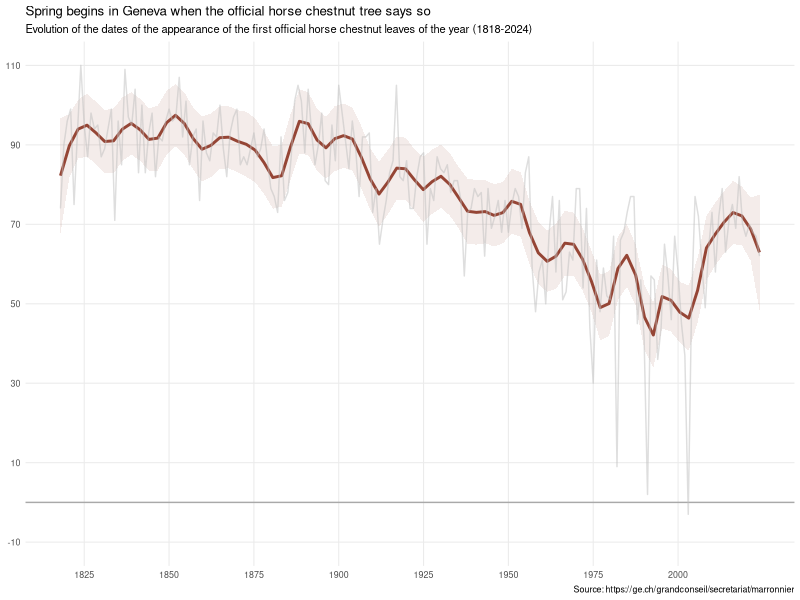
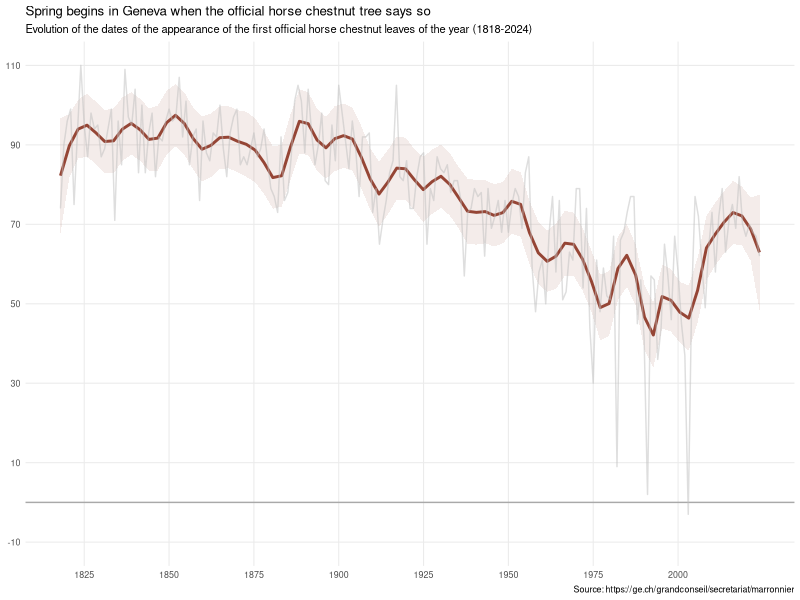

Write the R code that produced these figures, in order.
# 01-marronnier.R ----

## load packages ---
library(tidyverse)

## load data ----
# Source: https://www.swissinfo.ch/eng/swiss-oddities/spring-begins-in-geneva-when-the-horse-chestnut-tree-blossoms/88756963
marronnier <- readr::read_csv(file = "raw_marronnier.csv") |> 
  select(year, date) |> 
  mutate(date = lubridate::dmy(paste0(stringr::str_sub(date, 1, 6), year))) |> 
  mutate(first_of_jan = as.Date(paste0(year, "-01-01"))) |> 
  mutate(doy = as.numeric(date - first_of_jan)) |> 
  select(-first_of_jan)

# Fix year for the extraordinarily hot summer of 2003
marronnier[marronnier$date == as.Date("2002-12-29"), ]$year <- 2003
marronnier[marronnier$date == as.Date("2002-12-29"), ]$doy <- marronnier[marronnier$date == as.Date("2002-12-29"), ]$doy - 365

write_csv(x = marronnier, file = "clean_marronnier.csv")

## plot ----
marronnier_caption <- "Source: https://ge.ch/grandconseil/secretariat/marronnier"

p1 <- ggplot(data = marronnier, mapping = aes(x = year, y = doy)) +
  geom_hline(yintercept = 0, linewidth = 0.5, colour = "darkgray") +
  geom_smooth(method = "loess", formula = "y ~ x", se = TRUE, colour = "#954535", fill = "#954535", alpha = 0.1, span = 0.1) +
  geom_line(linewidth = 0.5, colour = "gray", alpha = 0.5) +
  # geom_point(size = 0.75) +
  scale_y_continuous(breaks = seq(-10, 110, 20), limits = c(-10, 110)) +
  scale_x_continuous(breaks = seq(1800, 2024, 25)) +
  labs(
    title = "Spring begins in Geneva when the official horse chestnut tree says so",
    subtitle = "Evolution of the dates of the appearance of the first official horse chestnut leaves of the year (1818-2024)",
    x = NULL, y = NULL,
    caption = str_wrap(marronnier_caption)
  ) +
  theme_minimal(base_size = 8) +
  theme(panel.grid.minor = element_blank())

print(p1)

ggsave(filename = "fig_marronnier.png", plot = p1, path = ".", width = 18, height = 9, units = "cm", bg = "white")
